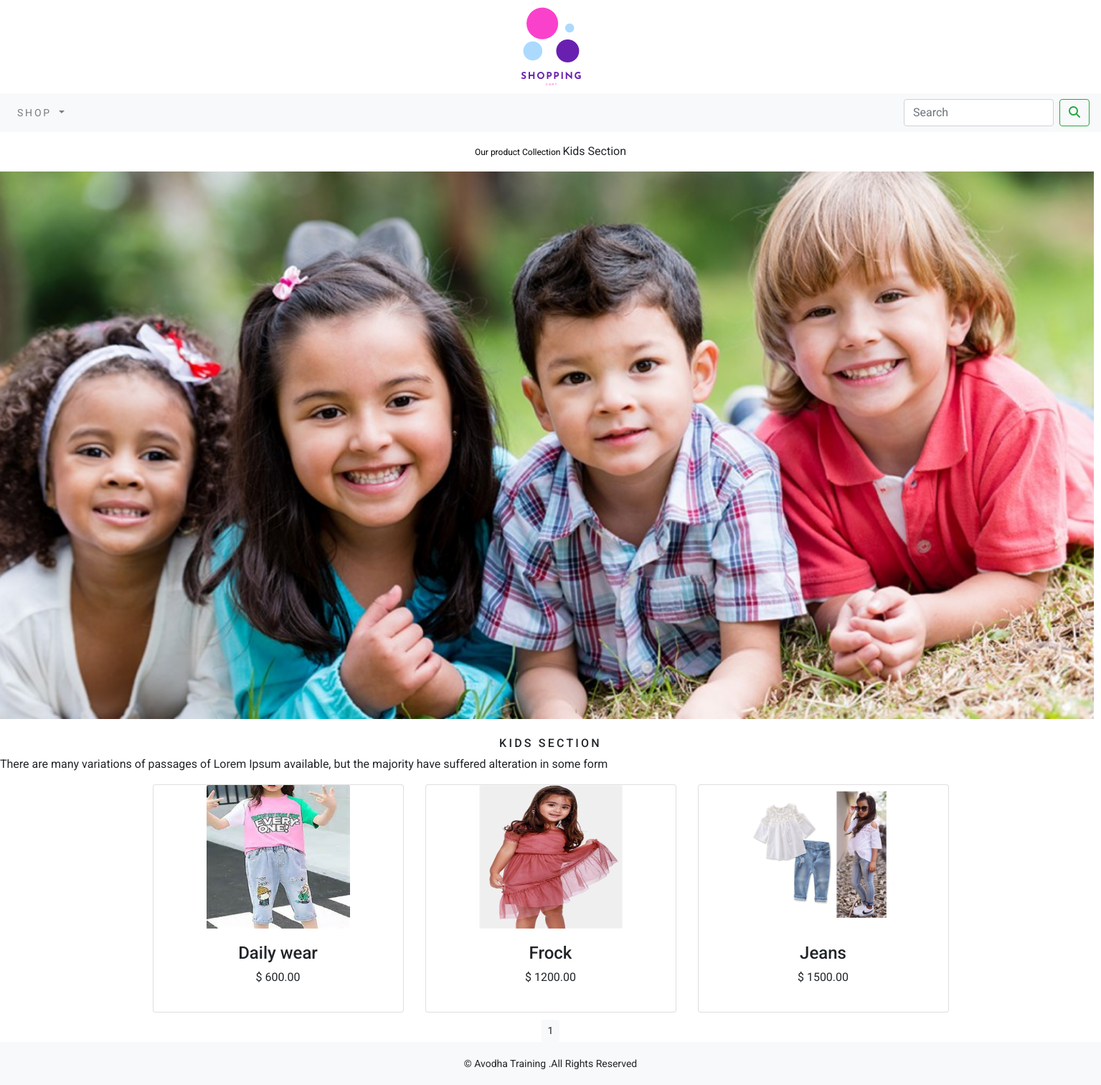
The app's page /ecommerceapp/kids-section/ with its own data.
### ecommerceapp/models.py (models this page shows, shortened)
class Category(models.Model):
    name=models.CharField(max_length=250,unique=True)
    slug=models.SlugField(max_length=250,unique=True)
    desc=models.TextField(blank=True)
    image=models.ImageField(upload_to='category',blank=True)
    class Meta:
        ordering= ('name',)
        verbose_name='category'
        verbose_name_plural='categories'
    def get_url(self):
        return reverse("ecommerceapp:products_by_category",args=[self.slug])

class Product(models.Model):
    name = models.CharField(max_length=250,unique=True)
    slug = models.SlugField(max_length=250, unique=True)
    desc = models.TextField(blank=True)
    image = models.ImageField(upload_to='products',blank=True)
    category=models.ForeignKey(Category,on_delete=models.CASCADE)
    price=models.DecimalField(max_digits=10,decimal_places=2)
    stock=models.IntegerField()
    available=models.BooleanField(default=True)
    created=models.DateTimeField(auto_now=True)
    updated=models.DateTimeField(auto_now=True)
    class Meta:
        ordering = ('name',)
        verbose_name = 'product'
        verbose_name_plural = 'products'
    def get_url(self):
        return reverse("ecommerceapp:ProdCatDetails",args=[self.category.slug,self.slug])

### ecommerceapp/views.py (the view)
# urls.py: path('',views.allProdCat, name='allProdCat'),
def allProdCat(request, c_slug=None):
    c_page = None
    products_list = None
    if c_slug != None:
        c_page = get_object_or_404(Category, slug=c_slug)
        products_list = Product.objects.filter(category=c_page, available=True)
    else:
        products_list = Product.objects.all().filter(available=True)
    paginator=Paginator(products_list ,6)
    try:
        page=int(request.GET.get('page','1'))
    except:
        page=1
    try:
        products=paginator.page(page)
    except (EmptyPage,InvalidPage):
        products=paginator.page(paginator.num_pages)
    return render(request, 'category.html', {'category': c_page, 'products': products})

### cart/context_processors.py (called while the page is built)
def counter(request):
    item_count=0
    if 'admin' in request.path:
        return {}
    else:
        try:
            cart=Cart.objects.filter(cart_id=_cart_id(request))
            cart_items=CartItem.objects.all().filter(cart=cart[:1])
            for cart_item in cart_items:
                item_count += cart_item.quantity
        except Cart.DoesNotExist:
            item_count=0
        return dict(item_count=item_count)

### cart/views.py (called while the page is built)
def _cart_id(request):
    cart=request.session.session_key
    if not cart:
        cart=request.session.create()
    return cart

### ecommerceapp/context_processors.py (called while the page is built)
def menu_links(request):
    links=Category.objects.all()
    return dict(links=links)

### templates/category.html (shortened to what this page needs)
{% extends 'base.html' %}
{% load static %}
{% block content %}
    {% if category %}
        <div class="row my_row_class">
            <div class="mx-auto">
                <p> <a href="{% url 'ecommerceapp:allProdCat' %}"> Our product Collection </a>{{category.name}}</p>
            </div>
        </div>
    {% endif %}
<div class="mx-auto">
    {% if category %}
         <img class="my_image" src="{{category.image.url}}" alt="{{category.name}}" width="1525" > </a>
</div><br>
<div>
  <h1 class="text-center my_title"> {{category.name}}</h1>
  <p class="text=justify"> {{category.desc}}</p>
</div>
{% endif %}
<div class="container">
  <div class="row max_auto">
    {% for product in products.object_list %}
    <div class="my_bottom_margin col-9 col-sm-12 col-md-4 col-lg-4">
        <div class="card text-center" style="min-width:18rem;">
            <a href="{{product.get_url}}" > <img class="card-img-top my_image" src="{{product.image.url}}" alt="product" style="width:200px;height:200px" >
            </a>
            <div class="card-body">
               <h4> {{product.name}}</h4>
               <p> $ {{product.price}}</p>
            </div>
        </div>
     </div>
  {% endfor %}
  </div>
    <div class="mx-auto ">
<div class="text-center">
        {% for pg in products.paginator.page_range %}
        <a href="?page={{pg}}" class="btn btn-light btn-sm {% if products.number == pg%} activate {% endif %}">{{pg}}</a>
        {% endfor %}
</div>
    </div>
{% endblock %}

### templates/base.html (shortened to what this page needs)
{% load static %}
<!DOCTYPE html>
<html lang="en">
<head>
    <link rel="stylesheet" href="{% static 'css/bootstrap.min.css' %}" >
    <link rel="stylesheet" href="{% static 'css/custom.css' %}" >
</head>
<body>
<div>
    {% include 'header.html' %}
    {% include 'navbar.html' %}
    {% block content %}
    {% endblock %}
</div>
{% include 'footer.html' %}
</body>
</html>

### templates/header.html
{% load static %}
<div>
    <center>
        <img src="{% static 'images/Shopping.png' %}" alt='its logo'  >
    </center>
</div>

### templates/navbar.html (shortened to what this page needs)
<nav class="navbar navbar-expand-lg navbar-light bg-light">
  <div class="collapse navbar-collapse" id="navbarSupportedContent">
    <ul class="navbar-nav mr-auto">
            <li class="nav-item dropdown">
        <a class="nav-link dropdown-toggle" href="#" id="navbarDropdown" role="button" data-toggle="dropdown" aria-haspopup="true" aria-expanded="false">
          Shop
        </a>
            </li>
    </ul>
    <form class="form-inline my-2 my-lg-0" action="{% url 'search_app:searchResult' %}" method="get">
      <input class="form-control mr-sm-2" type="search" placeholder="Search" aria-label="Search" name="q">
      <button class="btn btn-outline-success my-2 my-sm-0" type="submit"><i class="fas fa-search"></i></button>
    </form>
  </div>
</nav>

### templates/footer.html
<div class="footer navbar-fixed=bottom my_footer">
    <p class="text-center"> &copy; Avodha Training .All Rights Reserved</p>
</div>

### static/css/custom.css (style rules this page uses)
body { font-family: 'Roboto', sans-serif; }
.nav-item { letter-spacing: .2em; font-size: 14px; text-transform: uppercase; }
.my_footer { background-color:#f8f9fa; height:60px; }
.my_footer { padding-top: 20px; font-size: 14px; }
.my_row_class { padding-top:15px; }
.my_row_class .mx-auto p a { color: #000; font-size:12px; text-decoration:none; }
.my_image { width:100% height:auto; }
.my_title { font-size:16px; text-transform: uppercase; letter-spacing: .2em; }
.my_bottom_margin { margin-bottom: 10px; }

### records on screen
Category: name "Kids Section", image (picture), name "KIDS SECTION", desc "There are many variations of passages of Lorem Ipsum available, but the majority have suffered alteration in some form"
Product: image (picture), name "Daily wear", price "600.00"
Product: image (picture), name "Frock", price "1200.00"
Product: image (picture), name "Jeans", price "1500.00"

### other values on screen
{{ pg }} "1"
